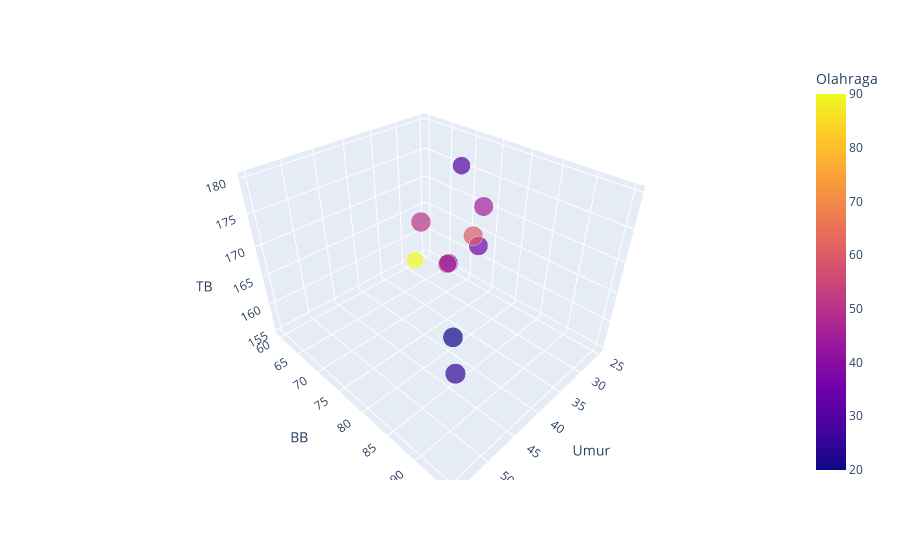

The cell this chart's notebook holds for it:
### Code cell
# plot animasi 3d
fig = px.scatter_3d(df,x="Umur", y="BB", z="TB", color="Olahraga", size="Kalori", hover_name="Umur")
fig.show()

### Figure 1 — Plotly figure (JSON) as saved in the notebook; plotly's stock layout.template omitted (floating-point values rounded to 4 significant figures)
{"data": [{"hovertemplate": "<b>%{hovertext}</b><br><br>Umur=%{x}<br>BB=%{y}<br>TB=%{z}<br>Kalori=%{marker.size}<br>Olahraga=%{marker.color}<extra></extra>", "hovertext": [25.0, 40.0, 30.0, 50.0, 35.0, 45.0, 28.0, 55.0, 32.0, 38.0], "legendgroup": "", "marker": {"color": [30, 45, 60, 20, 40, 50, 90, 25, 35, 60], "coloraxis": "coloraxis", "size": [2400, 2800, 2600, 3000, 2700, 2900, 2200, 3100, 2750, 2850], "sizemode": "area", "sizeref": 7.75, "symbol": "circle"}, "mode": "markers", "name": "", "scene": "scene", "showlegend": false, "type": "scatter3d", "x": [25, 40, 30, 50, 35, 45, 28, 55, 32, 38], "y": [68, 85, 70, 90, 75, 80, 60, 95, 78, 82], "z": [175, 180, 160, 170, 165, 178, 155, 172, 168, 174]}], "layout": {"coloraxis": {"colorbar": {"title": {"text": "Olahraga"}}, "colorscale": [[0, "#0d0887"], [0.1111, "#46039f"], [0.2222, "#7201a8"], [0.3333, "#9c179e"], [0.4444, "#bd3786"], [0.5556, "#d8576b"], [0.6667, "#ed7953"], [0.7778, "#fb9f3a"], [0.8889, "#fdca26"], [1, "#f0f921"]]}, "legend": {"itemsizing": "constant", "tracegroupgap": 0}, "margin": {"t": 60}, "scene": {"domain": {"x": [0, 1], "y": [0, 1]}, "xaxis": {"title": {"text": "Umur"}}, "yaxis": {"title": {"text": "BB"}}, "zaxis": {"title": {"text": "TB"}}}}}
